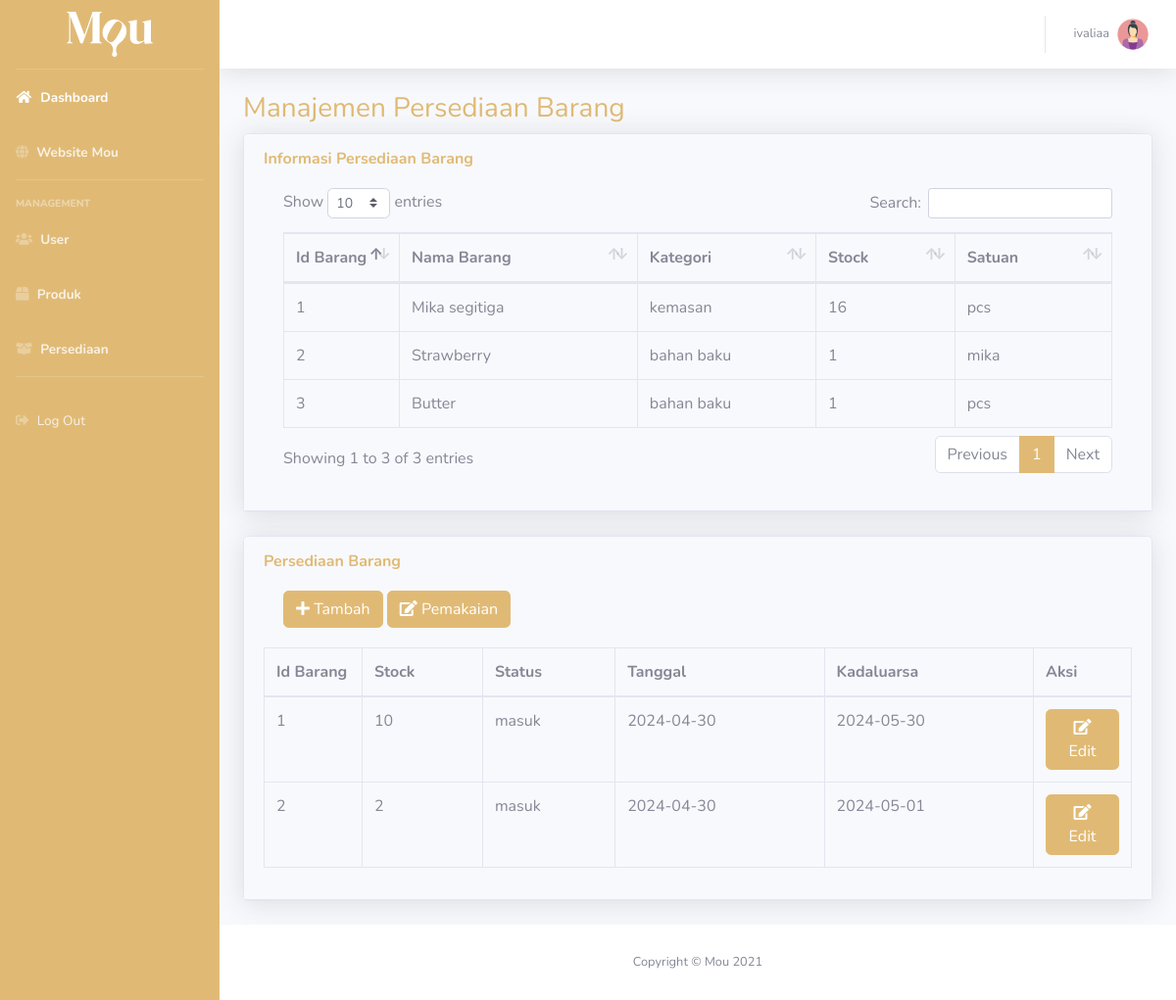
The page /admin/index.php?menu=persediaan (signed in) on the database its author committed.
### tables this page shows
CREATE TABLE `mou_persediaan` (
  `idbarang` int(11) NOT NULL,
  `kategori` varchar(100) NOT NULL,
  `namabarang` varchar(160) NOT NULL,
  `minimalstock` int(6) NOT NULL,
  `satuan` varchar(30) NOT NULL
);

CREATE TABLE `mou_pemakaian` (
  `id` int(11) NOT NULL,
  `stock` int(11) NOT NULL,
  `tanggalmasuk` date NOT NULL,
  `kadaluarsa` date NOT NULL,
  `status` varchar(40) NOT NULL
);

### admin/persediaan.php (the view, shortened to what this page needs)
<?php
$aksi = isset($_GET['aksi'])?$_GET['aksi']:"";
if($aksi == "tambah") { include "persediaan_tambah.php"; }
else if($aksi == "edit") { include "persediaan_edit.php"; }
else if($aksi == "pakai") { include "pemakaian_tambah.php"; }
else if($aksi == "ubah") { include "pemakaian_edit.php"; }
else {
?>
                <div class="container-fluid">
                    <h1 class="h3 mb-2 text-primaryx" style="color:#e0ba75";>Manajemen Persediaan Barang</h1>
                    <div class="card shadow mb-4">
                        <div class="card-header py-3">
                            <h6 class="m-0 font-weight-bold" style="color:#e0ba75";>
                               Informasi Persediaan Barang
                            </h6>
                            <div class="card-body">
                        <div class="table-responsive">
                                <table class="table table-bordered" id="dataTable" width="100%" cellspacing="0">
                                    <thead>
                                        <tr>
                                            <th width="75">Id Barang</th>
                                            <th>Nama Barang</th>
                                            <th>Kategori</th>
                                            <th>Stock</th>
                                            <th>Satuan</th>
                                        </tr>
                                    </thead>
                                    <tbody>
                                        <?php
                                        $sql="SELECT * FROM mou_persediaan";
                                        $query=mysqli_query($con,$sql);
                                        while($row=mysqli_fetch_array($query))
                                        {
                                        ?>
                                        <tr>
                                            <td><?=$row['idbarang'];?></td>
                                            <td><?=$row['namabarang'];?></td>
                                            <td><?=$row['kategori'];?></td>
                                            <td><?=$row['minimalstock'];?></td>
                                            <td><?=$row['satuan'];?></td>
                                        </tr>
                                        <?php
                                        }
                                        ?>
                                    </tbody>
                                </table>
                            </div>
                        </div>
                        </div>
                    </div>
                    <div class="card shadow mb-4">
                        <div class="card-header py-3">
                            <h6 class="m-0 font-weight-bold" style="color:#e0ba75";>
                                Persediaan Barang
                            </h6>
                        <div class="card-body">
                            <a href="index.php?menu=persediaan&aksi=tambah" class="btn btn-custom">
                                <i class="fas fa-plus"></i> Tambah
                            </a>
                            <a href="index.php?menu=persediaan&aksi=pakai" class="btn btn-custom">
                                <i class="fas fa-edit"></i> Pemakaian
                            </a>
                        </div>
                            <div class="table-responsive">
                                <table class="table table-bordered" id="dataTable" width="100%" cellspacing="0">
                                    <thead>
                                        <tr>
                                            <th width="100">Id Barang</th>
                                            <th>Stock</th>
                                            <th>Status</th>
                                            <th>Tanggal</th>
                                            <th>Kadaluarsa</th>
                                            <th width="100">Aksi</th>
                                        </tr>
                                    </thead>
                                    <tbody>
                                        <?php
                                        $sql="SELECT * FROM mou_pemakaian";
                                        $query=mysqli_query($con,$sql);
                                        while($row=mysqli_fetch_array($query))
                                        {
                                            $link_edit = "index.php?menu=persediaan&aksi=ubah&id=$row[id]";
                                        ?>
                                        <tr>
                                            <td><?=$row['id'];?></td>
                                            <td><?=$row['stock'];?></td>
                                            <td><?=$row['status'];?></td>
                                            <td><?=$row['tanggalmasuk'];?></td>
                                            <td><?=$row['kadaluarsa'];?></td>
                                            <td>
                                                <a href="<?=$link_edit;?>" class="btn btn-custom">
                                                <i class="fas fa-edit"></i> Edit
                                                </a>
                                            </td>
                                        </tr>
                                        <?php
                                        }
                                        ?>
                                    </tbody>
                                </table>
                            </div>
                        </div>
                    </div>
                </div>
<?php
}
?>

### admin/index.php (style rules this page uses)
.btn-custom { background-color:#e0ba75; border-color:#e0ba75; color: white; }

### rows shown on the page
mou_persediaan: idbarang "1", namabarang "Mika segitiga", kategori "kemasan", minimalstock "16", satuan "pcs"
mou_persediaan: idbarang "2", namabarang "Strawberry", kategori "bahan baku", minimalstock "1", satuan "mika"
mou_persediaan: idbarang "3", namabarang "Butter", kategori "bahan baku", minimalstock "1", satuan "pcs"
mou_pemakaian: id "1", stock "10", status "masuk", tanggalmasuk "2024-04-30", kadaluarsa "2024-05-30"
mou_pemakaian: id "2", stock "2", status "masuk", tanggalmasuk "2024-04-30", kadaluarsa "2024-05-01"

### other values the page prints
$_SESSION['uname'] "ivaliaa"
